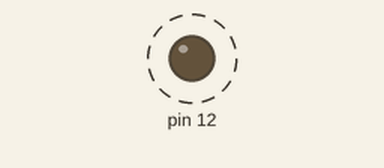
Recording of a sketch running on a simulated Arduino Uno, built with avr-gcc and run on an emulated ATmega328P. Shown: output pins drawn as LEDs (lit = HIGH). Dashed ring = blinking.

Above: at 0.3 s.
Timing chart, 0 to 3.0 s (numbered marks = the images above):
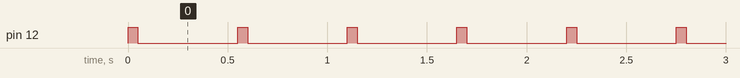

The sketch:

led_blink.ino
```cpp
void setup()
{
pinMode(12,OUTPUT);
}
void loop()
{
  digitalWrite(12,HIGH);
  delay(50);
  digitalWrite(12,LOW);
  delay(500);
}
```

Measured:
- by itself, pin 12: alternates HIGH for 0.05 s and LOW for 0.50 s
